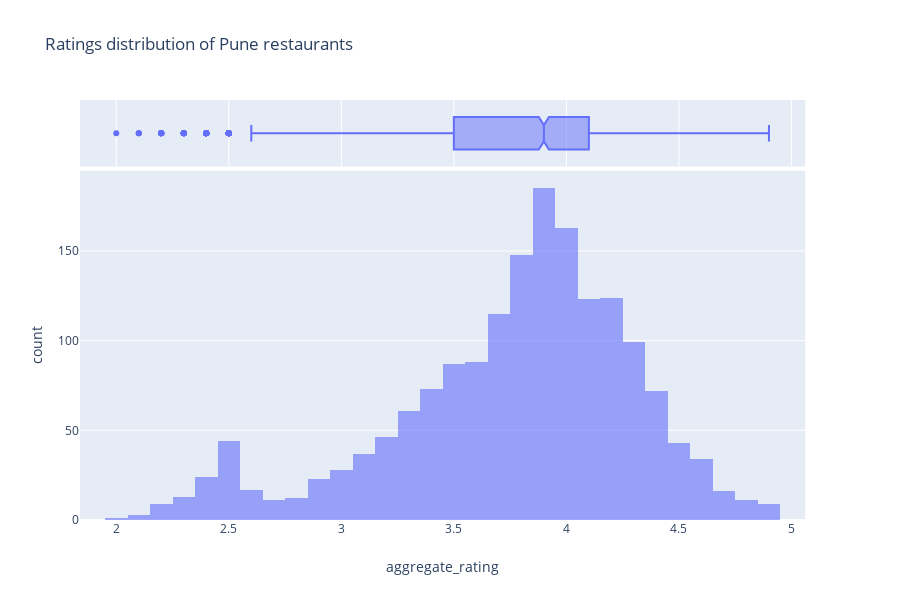

Source (notebook cell):
### Markdown cell above
- __Are there any duplicates?__

### Code cell
plt.figure(figsize=(10,6))
px.histogram(pune_data.loc[pune_data.rating_text != 'Not rated', :], 
             title='Ratings distribution of Pune restaurants',x = 'aggregate_rating', 
             opacity = 0.6, marginal="box")

### Figure 1 — Plotly figure (JSON) as saved in the notebook; plotly's stock layout.template omitted (floating-point values rounded to 4 significant figures; data arrays with more than 128 entries replaced by an {"elided": "..."} marker saying what was removed)
{"data": [{"alignmentgroup": "True", "bingroup": "x", "hoverlabel": {"namelength": 0}, "hovertemplate": "aggregate_rating=%{x}<br>count=%{y}", "legendgroup": "", "marker": {"color": "#636efa", "opacity": 0.6}, "name": "", "offsetgroup": "", "orientation": "v", "showlegend": false, "type": "histogram", "x": {"elided": "1719 float values"}, "xaxis": "x", "yaxis": "y"}, {"alignmentgroup": "True", "hoverlabel": {"namelength": 0}, "hovertemplate": "aggregate_rating=%{x}", "legendgroup": "", "marker": {"color": "#636efa"}, "name": "", "notched": true, "offsetgroup": "", "showlegend": false, "type": "box", "x": {"elided": "1719 float values"}, "xaxis": "x2", "yaxis": "y2"}], "layout": {"barmode": "relative", "height": 600, "legend": {"tracegroupgap": 0}, "title": {"text": "Ratings distribution of Pune restaurants"}, "xaxis": {"anchor": "y", "domain": [0, 0.98], "title": {"text": "aggregate_rating"}}, "xaxis2": {"anchor": "y2", "domain": [0, 0.98], "matches": "x", "showgrid": true, "showticklabels": false}, "yaxis": {"anchor": "x", "domain": [0, 0.8316], "title": {"text": "count"}}, "yaxis2": {"anchor": "x2", "domain": [0.8416, 1], "matches": "y2", "showgrid": false, "showticklabels": false}}}
